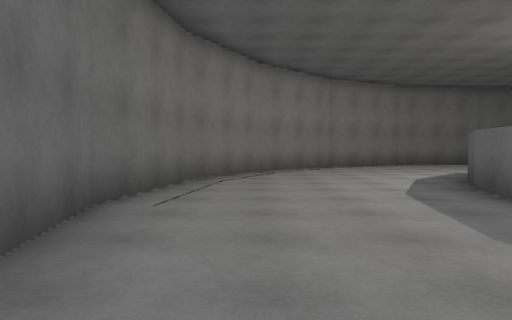
[1] (above)

24 first-person views from a walk through a Unity game level. The camera is 1.3 m above the floor, tilts 2° down and sees 70° across. The floor is counted in squares, 2 m on a side. Each view is taken from the middle of a square. On the plan, view 1 faces up. The plan holds only what a view shows up to about 11 squares ahead; the rest is blank. Surface patterns are stand-ins for the level's own textures.

[2]
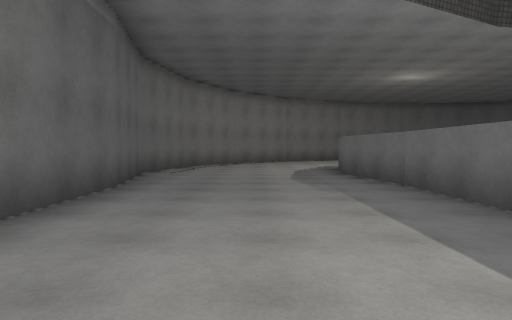

[3]
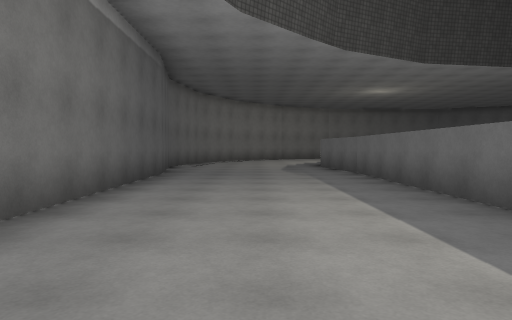

[4]
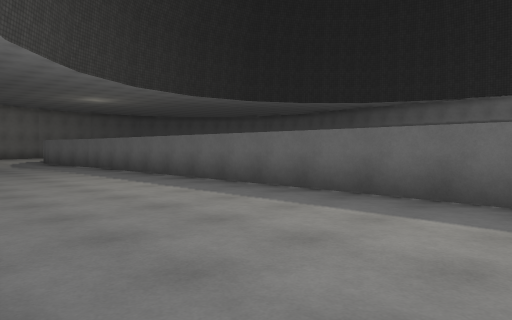

[5]
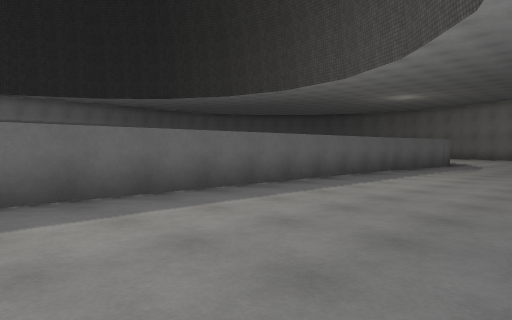

[6]
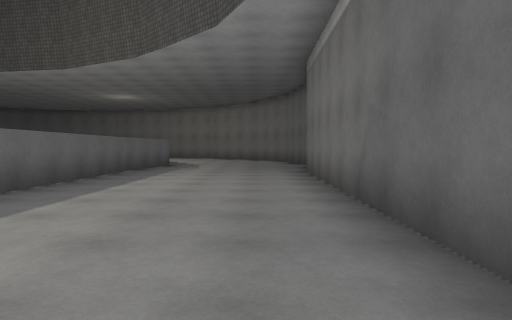

[7]
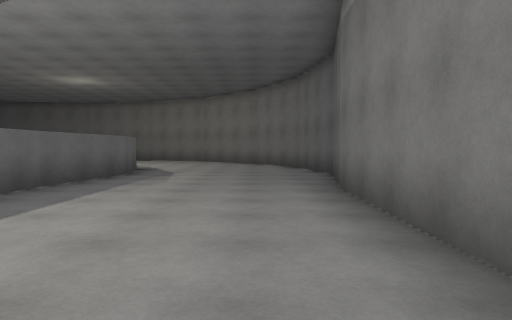

[8]
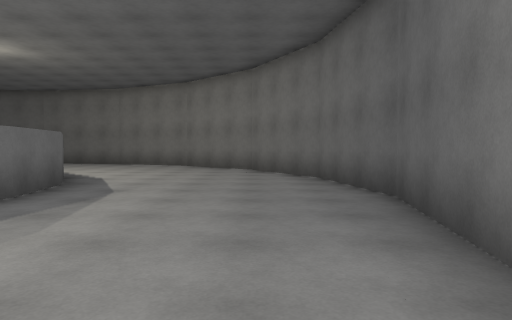

[9]
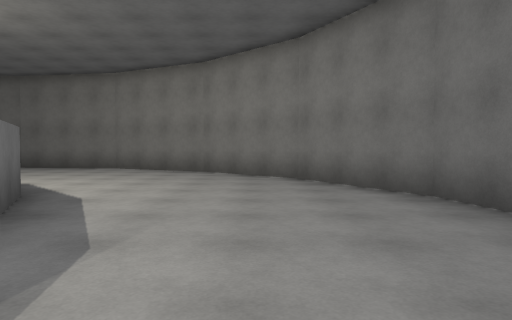

[10]
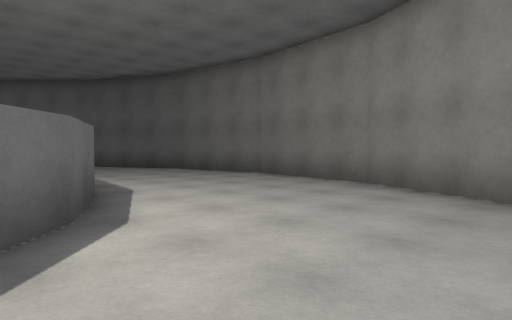

[11]
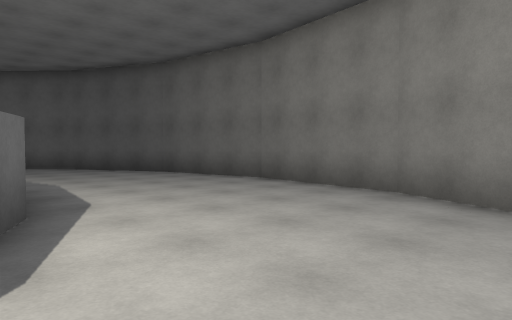

[12]
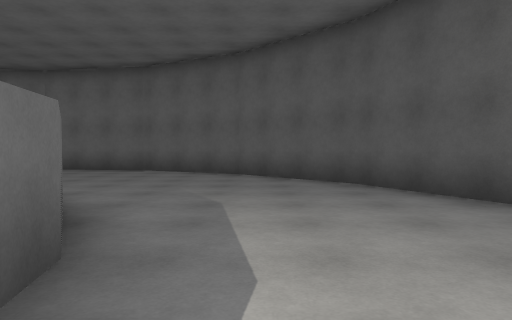

[13]
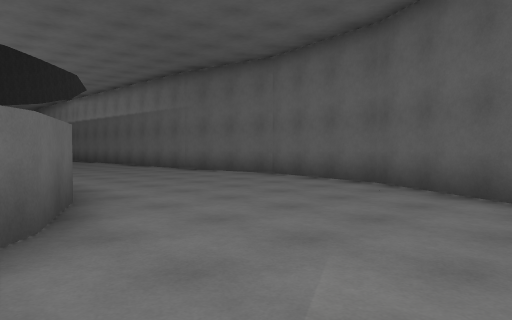

[14]
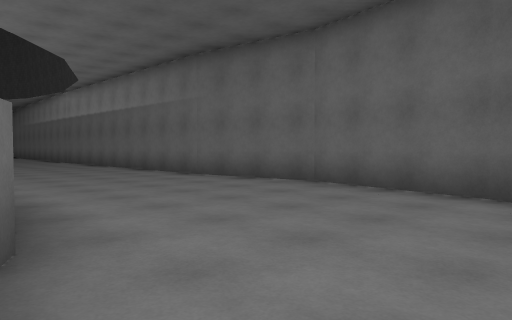

[15]
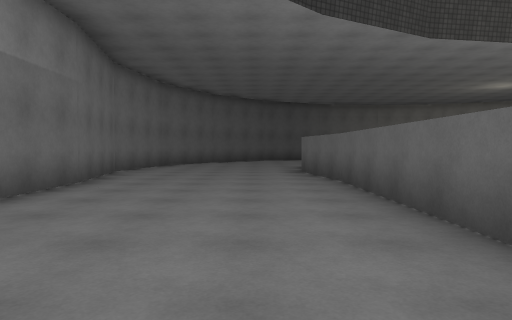

[16]
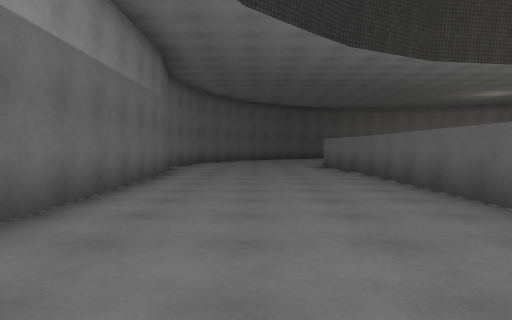

[17]
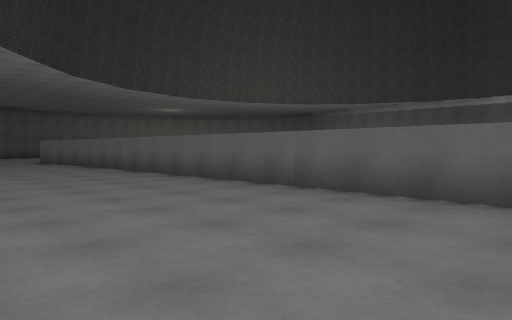

[18]
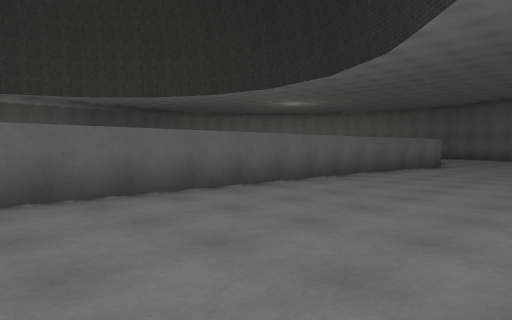

[19]
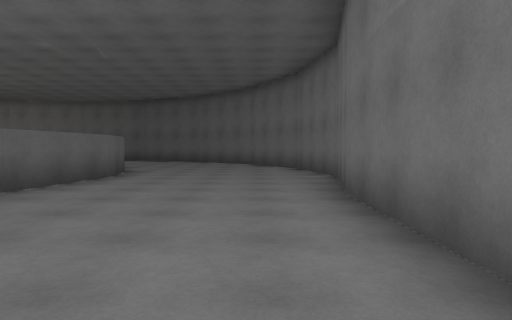

[20]
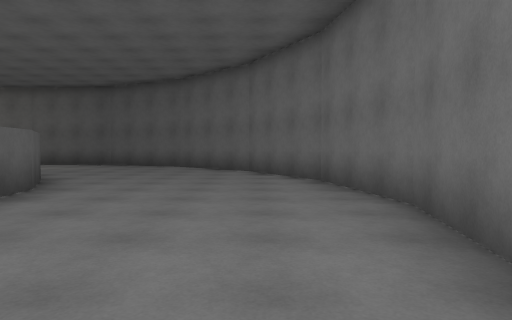

[21]
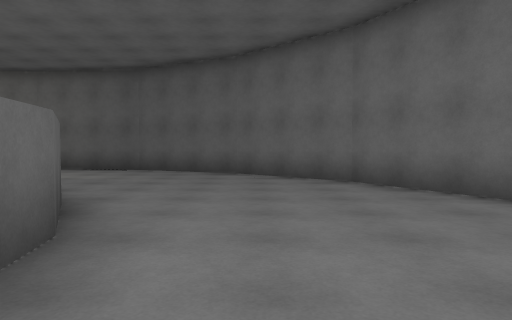

[22]
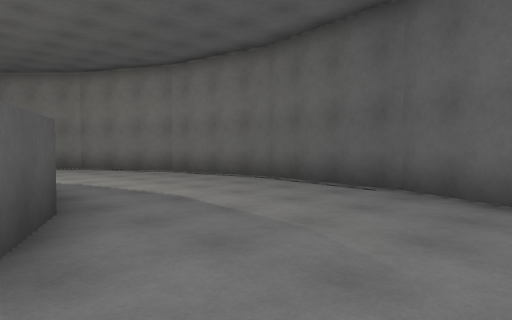

[23]
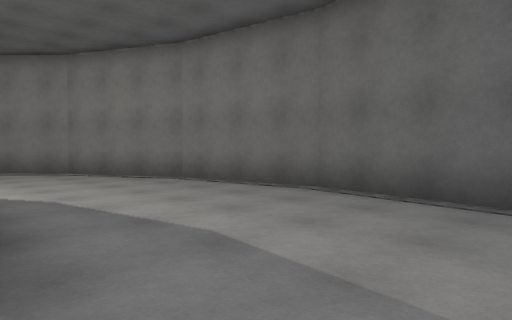

[24]
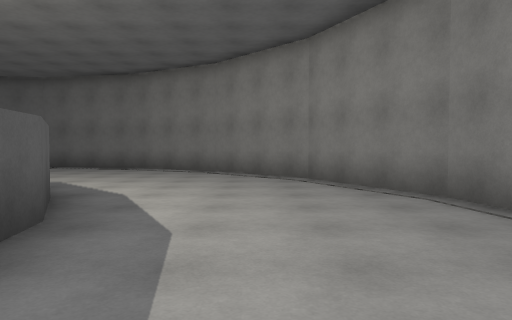

### Floor plan
Points are (right, up) in squares from view 1. A wall is a line through its corners. A room is listed if a view was taken in it or the views show most of it. See-through windows are left out.
Room 1 (views 1, 2, 3, 4, 5, 6, 7, 8, 9, 10, 11, 12, 13, 14, 15, 16, 17, 18, 19, 20, 21, 22, 23, 24)
walls: (-1.2, -8.7) (-1.3, -16.7); (3.6, -17) (3.8, 1.3); (3.6, 1.3) (3.1, 4) (3.4, 5.7) (4.2, 7.2); (-1.3, -16.8) (-1.9, -19.8) (-1.4, -22.8) (0.1, -25.6) (2.4, -27.8) (5.4, -29.2); (-1.1, 1) (-1.2, -4.8); (3.3, -18.9) (3.6, -16.9); (13.4, -16.9) (13.8, -19.7); (13.4, 1.3) (13.1, -17); (4.2, -23) (3.4, -21.4) (3.2, -19.8); (18.2, -2.4) (18.3, 1.1); (5.2, 8.3) (6.8, 9.1) (7.6, 9.3); (13.5, -21.4) (12.8, -22.9) (12.4, -23.2); (6.8, -24.9) (5.3, -24.1) (4.7, -23.4); (18, -16.7) (18.1, -11.1); (18.3, 1) (18.8, 4.1) (18.3, 7.2) (16.8, 9.9) (14.5, 12.1) (11.6, 13.5); (12.8, 7.2) (13.5, 5.7) (13.8, 4) (13.4, 1.2); (11.6, -24.1) (10.1, -24.9) (9.4, -25); (10.1, 9.1) (11.5, 8.4); (5.2, -29.1) (8.5, -29.7); (5.4, 13.5) (2.4, 12.1) (0.1, 9.9) (-1.3, 7.2) (-1.8, 4.1) (-1.3, 1); (8.5, -29.6) (11.7, -29.2); (8.6, 14) (5.2, 13.5); (11.5, -29.2) (14.5, -27.8) (16.8, -25.6) (18.3, -22.8) (18.8, -19.8) (18.3, -16.6); (11.8, 13.5) (8.4, 14)
ways out: opening at (13, -20); opening at (13, 4)

Positions as (right, up) in squares from view 1, and headings:
1: (0, 0), facing up
2: (1, -5), facing up
3: (1, -8), facing up
4: (-1, -11), facing up-right
5: (-1, -7), facing down-right
6: (0, -7), facing down
7: (0, -11), facing down
8: (0, -15), facing down
9: (1, -18), facing down
10: (2, -23), facing down-right
11: (3, -24), facing down-right
12: (8, -26), facing right
13: (12, -26), facing up-right
14: (13, -24), facing up-right
15: (15, -10), facing down
16: (16, -8), facing down
17: (18, -4), facing down-left
18: (18, -8), facing up-left
19: (17, -4), facing up
20: (17, 0), facing up
21: (15, 3), facing up
22: (14, 8), facing up-left
23: (12, 9), facing up-left
24: (10, 11), facing left
